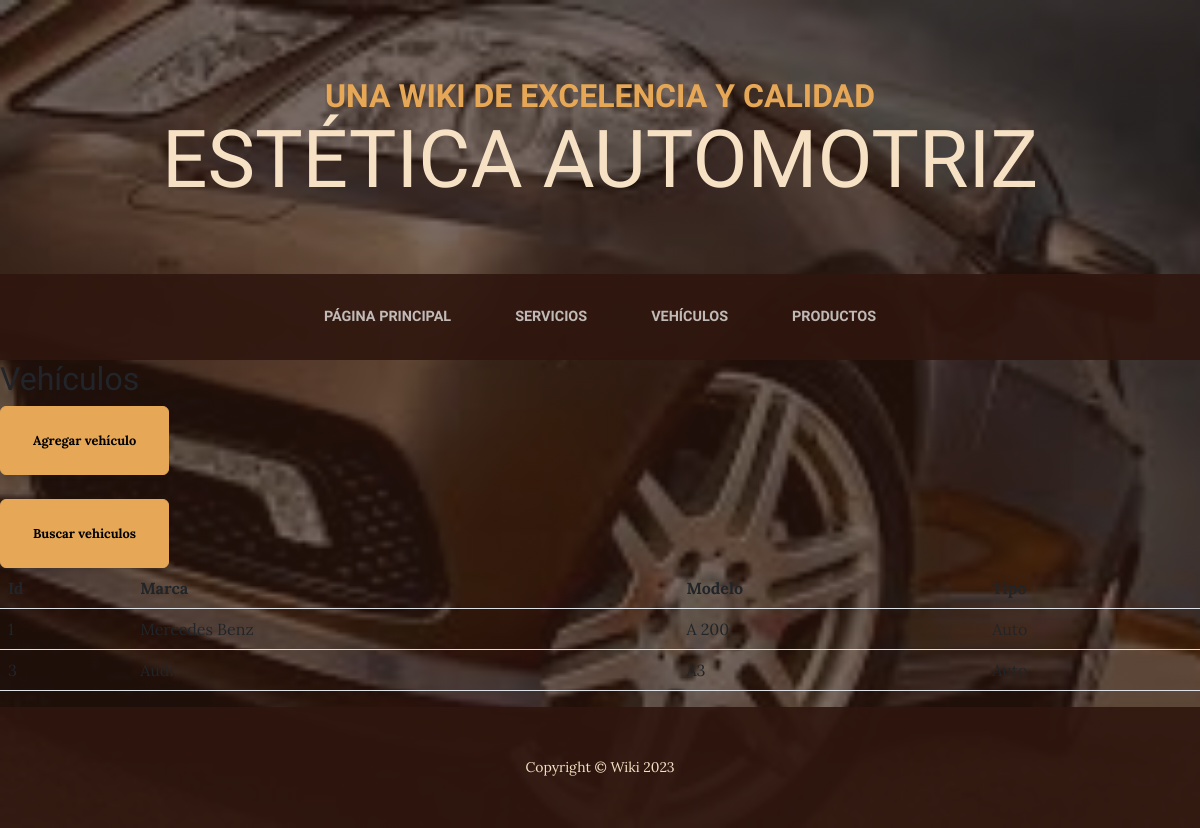
The app's page /vehiculos/ with its own data.
### aplicacion/models.py (models this page shows)
class Vehiculo(models.Model):
    marca = models.CharField(max_length=30)
    modelo = models.CharField(max_length=30)
    tipo = models.CharField(max_length=20)

### aplicacion/views.py (the view)
# urls.py: path('vehiculos/', vehiculos, name="vehiculos" ),
def vehiculos(request):
    contexto = {'vehiculos': Vehiculo.objects.all()}
    return render(request, "aplicacion/vehiculos.html", contexto)

### aplicacion/templates/aplicacion/vehiculos.html
{% extends 'aplicacion/base.html' %}
{% load static %}
{% block titulo %}
    Vehículos
{% endblock titulo %}
{% block contenido %}
    <div class="intro-button mx-auto"><a class="btn btn-primary btn-xl" href="{% url 'agregarVehiculo' %}">Agregar vehículo</a></div>
    <br>
    <div class="intro-button mx-auto"><a class="btn btn-primary btn-xl" href="{% url 'busquedaVehiculo' %}">Buscar vehiculos</a></div>
    <table class="table table-striped">
        <thead>
            <tr>
                <th>Id</th>
                <th>Marca</th>
                <th>Modelo</th>
                <th>Tipo</th>
            </tr>
        </thead>
        <tbody>
            {% for vehiculo in vehiculos  %}
                    <tr>
                        <td>{{ vehiculo.id }}</td>
                        <td>{{ vehiculo.marca }}</td>
                        <td>{{ vehiculo.modelo }}</td>
                        <td>{{ vehiculo.tipo }}</td>
                    </tr>
            {% endfor %}
        </tbody>
    </table>
{% endblock contenido %}

### records on screen
Vehiculo: marca "Mercedes Benz", modelo "A 200"
Vehiculo: modelo "A3", tipo "Auto"
